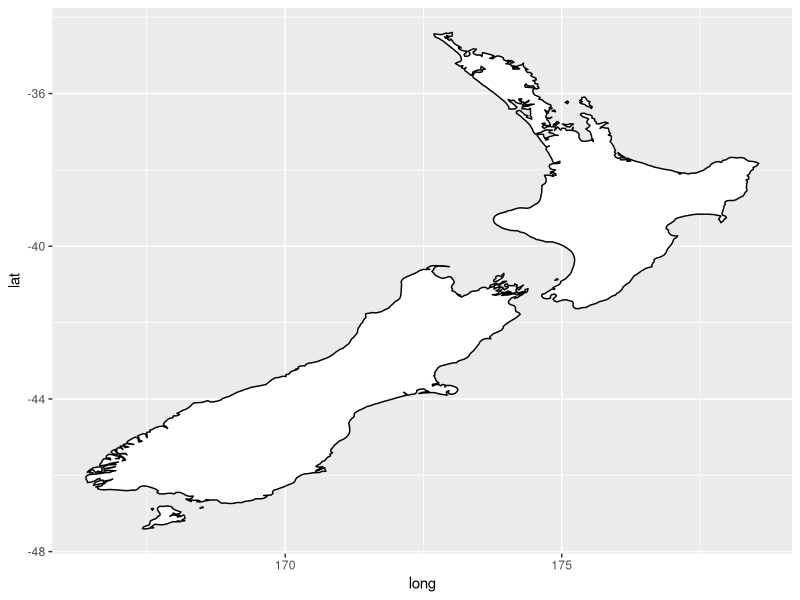
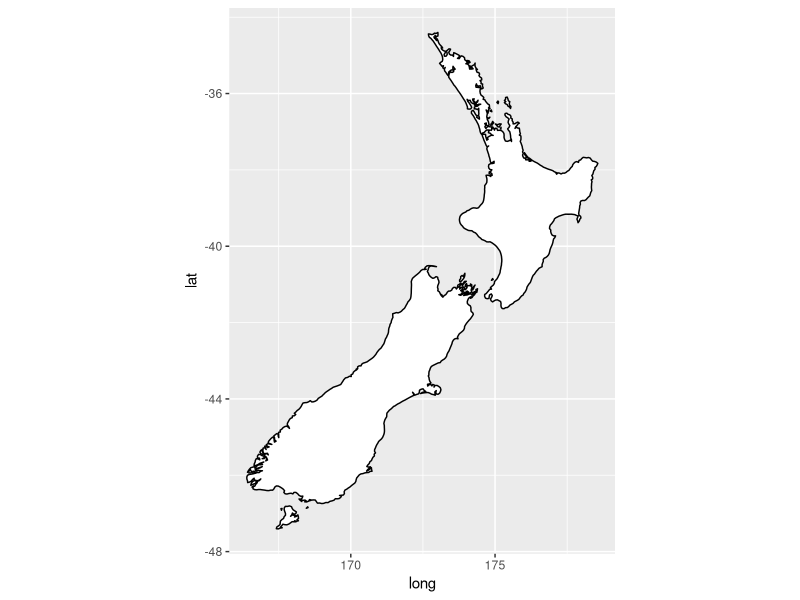
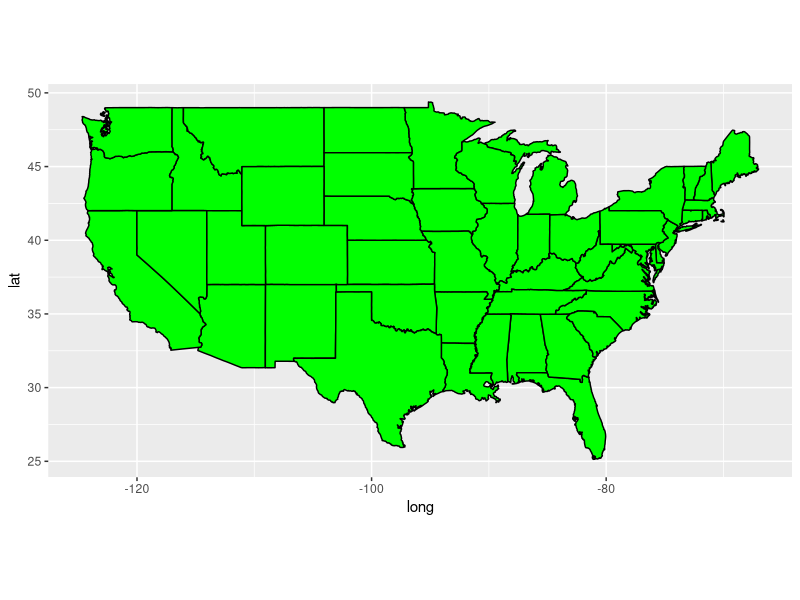
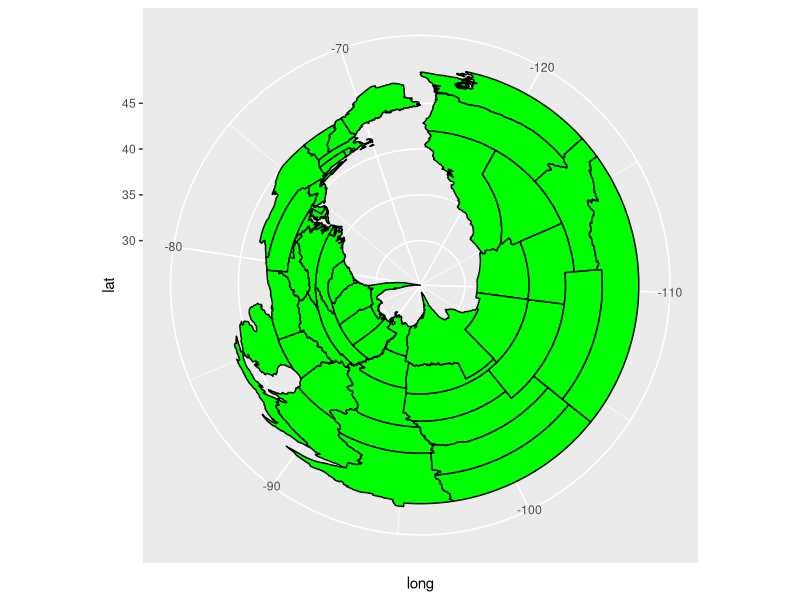
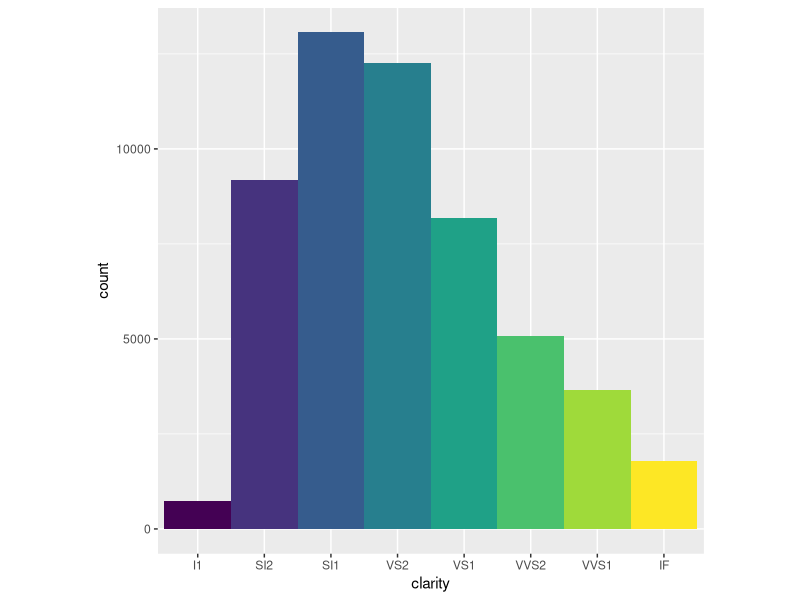
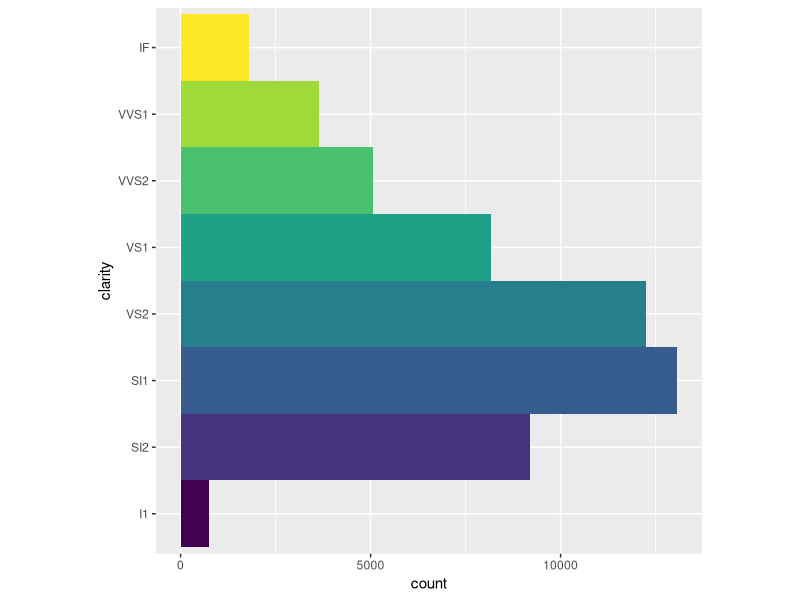
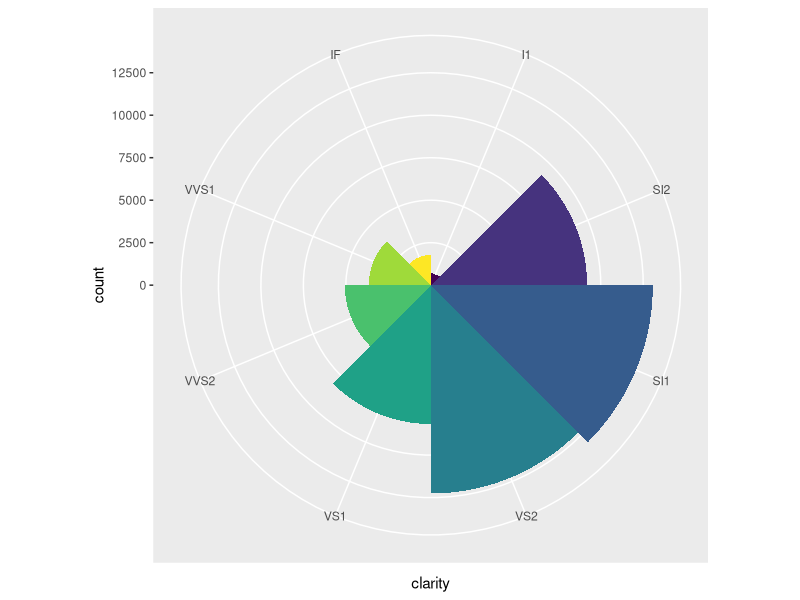
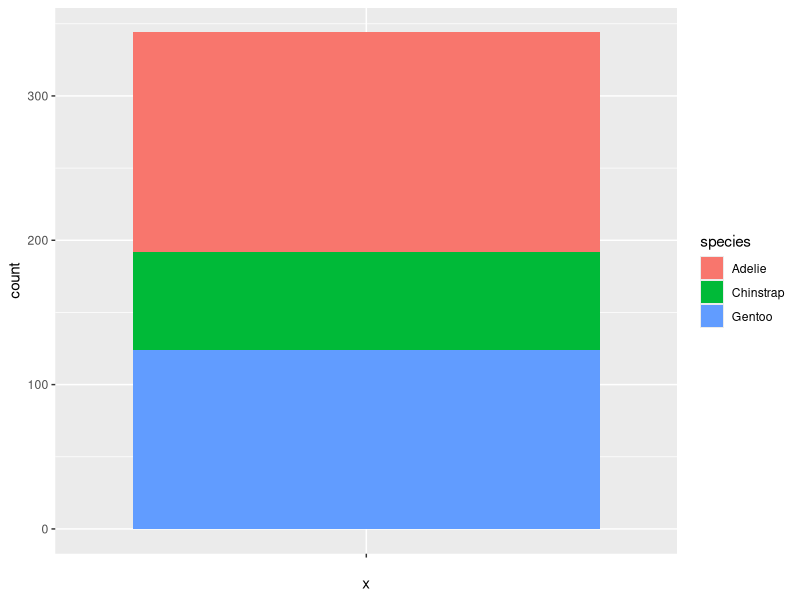

The R source for these figures, in order: (Note: this script raises an error after producing the figures.)
library("tidyverse")
library("palmerpenguins")

nz <- map_data("nz")

ggplot(nz, aes(x = long, y = lat, group = group)) + 
  geom_polygon(fill = "white", color = "black")

# coord_quickmap() sets aspect ratio correctly
ggplot(nz, aes(x = long, y = lat, group = group)) + 
  geom_polygon(fill = "white", color = "black") + 
  coord_quickmap()

# map_data includes county, france, italy, nz, state, usa, world, world2
ggplot(map_data("state"), aes(x = long, y = lat, group = group)) + 
  geom_polygon(fill = "green", color = "black") + 
  coord_quickmap()

# polar coordinates can be used instead of Cartesian coordinates
ggplot(map_data("state"), aes(x = long, y = lat, group = group)) + 
  geom_polygon(fill = "green", color = "black") + 
  coord_polar()

bar <- ggplot(diamonds) + 
  geom_bar(
    aes(x = clarity, fill = clarity),
    show.legend = FALSE,
    width = 1
  ) + 
  theme(aspect.ratio = 1)

# vertical bars
bar
# horizontal bars
bar + coord_flip()
# radial bars
bar + coord_polar()

# seven parameters for grammar of graphics, not all need to be specified
# ggplot(data = <DATA>) +
#   <GEOM_FUNCTION>(
#     mapping = aes(<MAPPINGS>),
#     stat = <STAT>,
#     position = <POSITION>
#   ) + 
#   <COORDINATE_FUNCTION> + 
#   <FACET_FUNCTION>


# -------------------------------------------------------------------------

# 1. Turn a stacked bar chart into a pie chart using coord_polar.
bar_penguins <- ggplot(penguins) + 
  geom_bar(
    aes(x = "", fill = species)
  )

bar_penguins
bar_penguins + coord_polar(theta = "y")


# 2. What's the difference between coord_quickmap() and coord_map()?

ggplot(nz, aes(x = long, y = lat, group = group)) + 
  geom_polygon(fill = "white", color = "black") + 
  coord_quickmap()
ggplot(nz, aes(x = long, y = lat, group = group)) + 
  geom_polygon(fill = "white", color = "black") + 
  coord_map()

ggplot(nz, aes(x = long, y = lat, group = group)) + 
  geom_polygon(fill = "white", color = "black") + 
  coord_map()
# coord_map() projects a portion of earth onto a 2D plane
# using a given projection method, e.g. mercator, rectangular

# coord_quickmap() is an approximation of coord_map() that preserves
# straight lines, which works better for areas closer to the equator


# 3. What does the following plot tell you about
# the relationship between city and highway mpg?
# Why is coord_fixed() important?  What does geom_abline() do?
ggplot(data = mpg, mapping = aes(x = cty, y = hwy)) + 
  geom_point() + 
  geom_abline() + 
  coord_fixed()

# geom_abline() creates a diagonal reference line
# with a default slope of 1 and a default intercept of 0

# coord_fixed changes the aspect ratio to be 1:1 by default, making
# distance between each unit the same for both x and y axes
